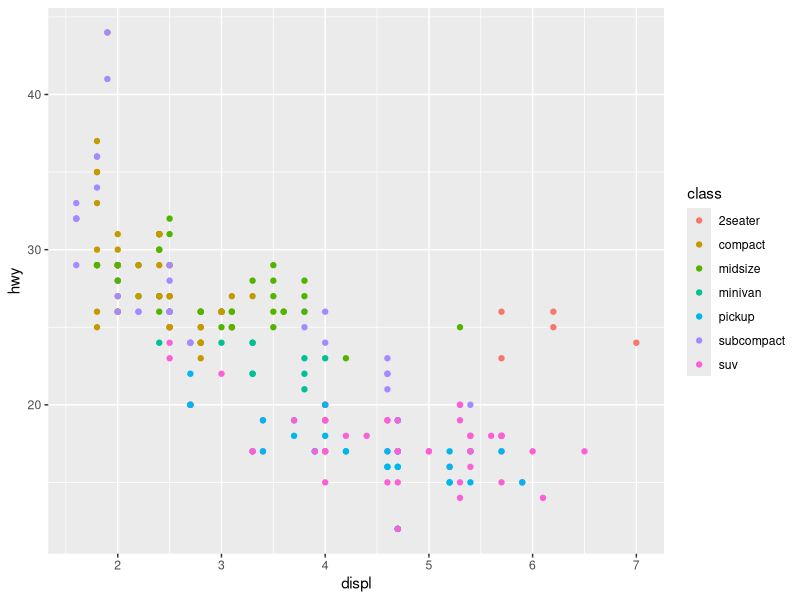
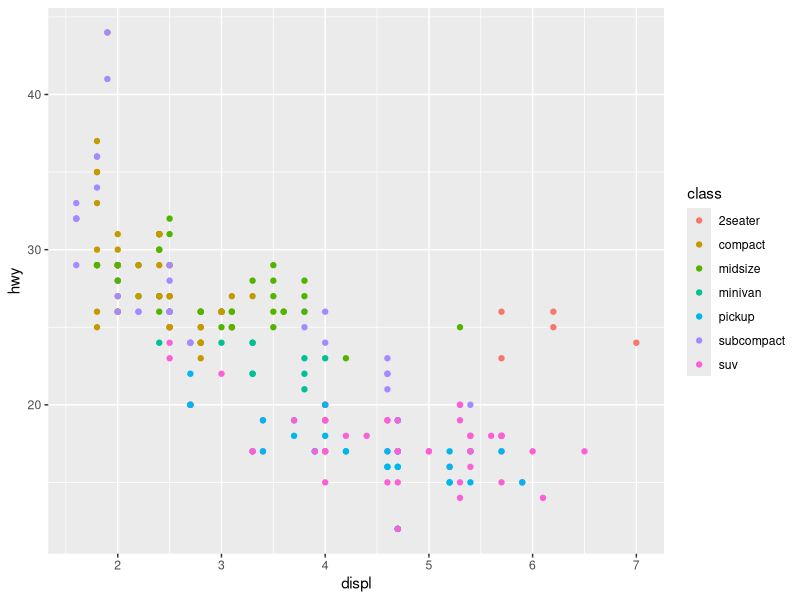
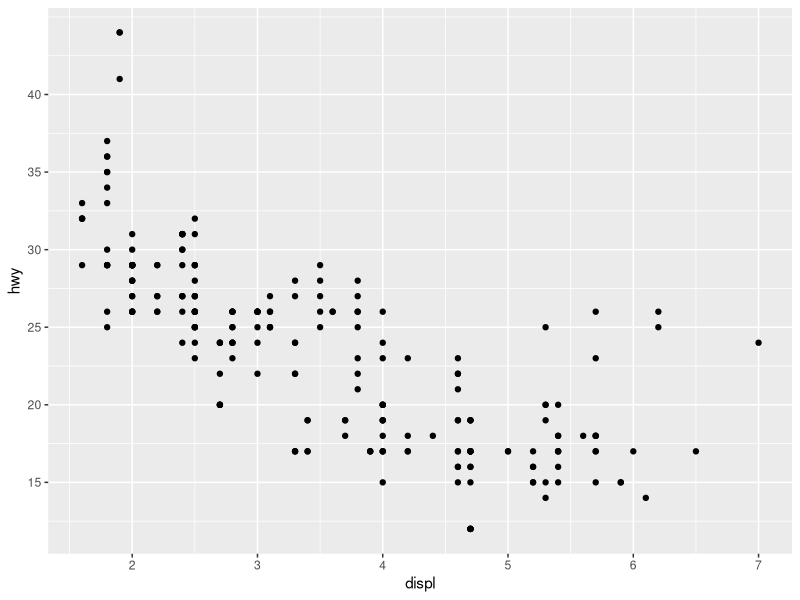
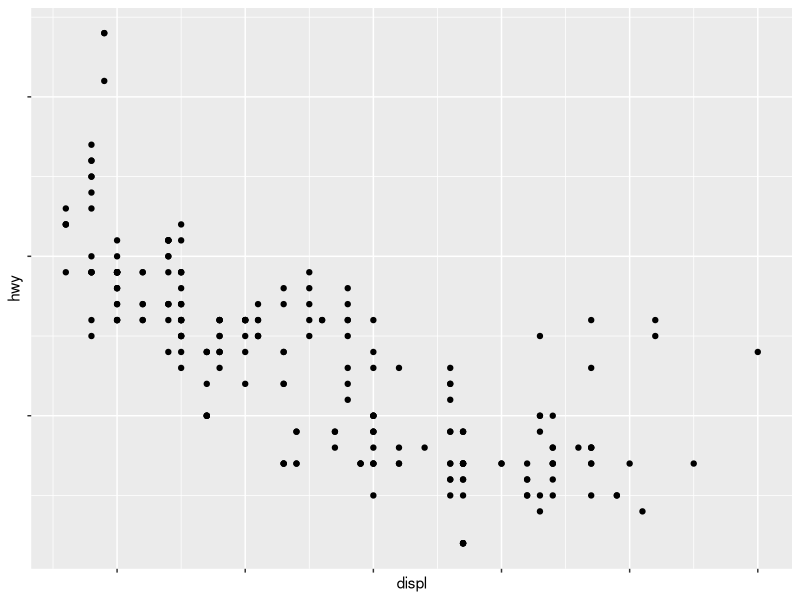
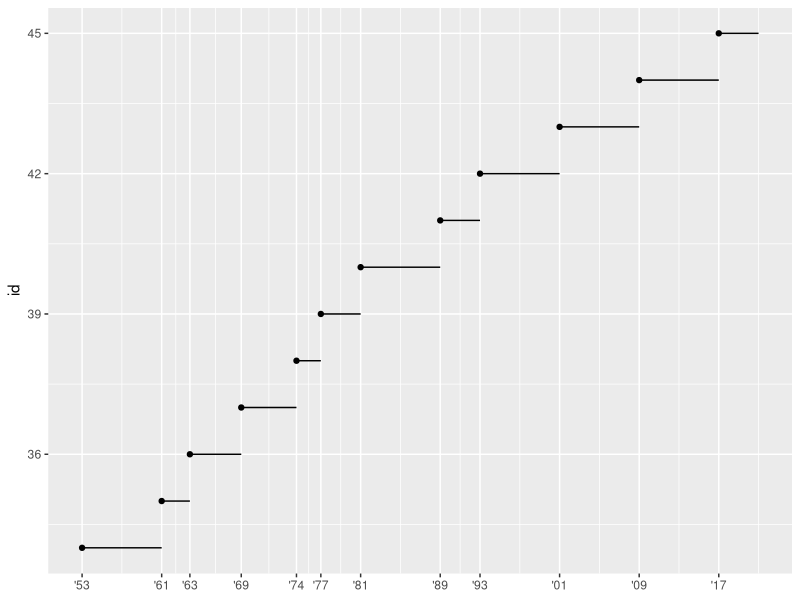
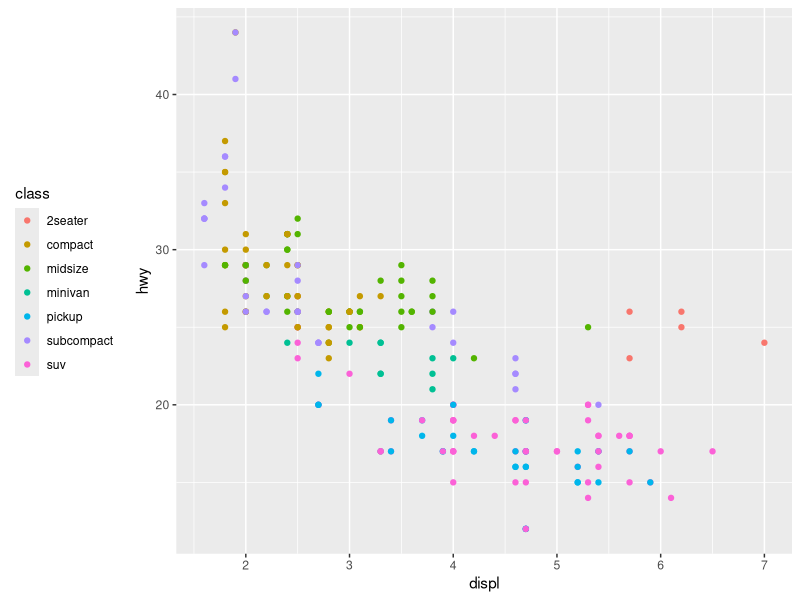
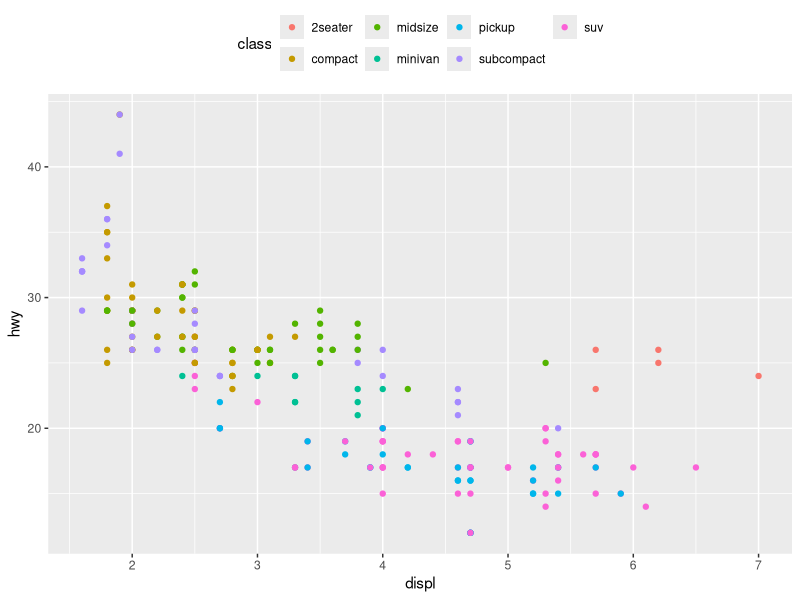
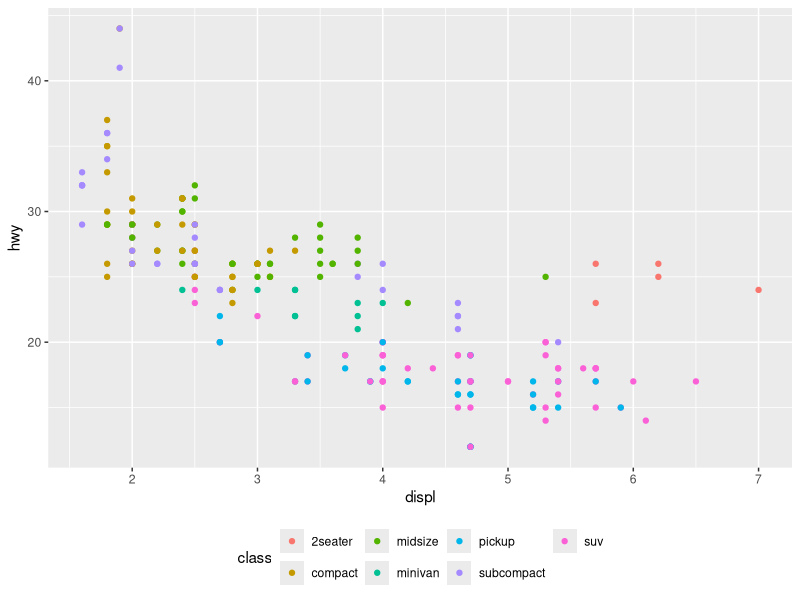

These charts were generated, in order, by the following R code:
library(tidyverse)

# You can also improve a plot by adding scales
# Note: if you don't specify them, ggplot automatically adds scales for you

# E.g. if you put:
ggplot(mpg, aes(displ, hwy)) +
  geom_point(aes(colour = class))

# ggplot adds these behind the scenes:
ggplot(mpg, aes(displ, hwy)) +
  geom_point(aes(colour = class)) +
  scale_x_continuous() +
  scale_y_continuous() +
  scale_colour_discrete()
# The naming involves scale_ then the name of the aesthetic then _ then the name of the scale

# You might want to override them to change things like axes breaks
# Or to replace the scale all together!


# breaks and labels are the main arguments that affect the ticks on the axis and keys in the legend
# breaks control the position of the ticks, or value associated with the keys
# labels control the text associated with each tick/key
ggplot(mpg, aes(displ, hwy)) +
  geom_point() +
  scale_y_continuous(breaks = seq(15, 40, by = 5))

# labels can also be a character vector (same length as ticks) or can be NULL to remove them
ggplot(mpg, aes(displ, hwy)) +
  geom_point() +
  scale_x_continuous(labels = NULL) +
  scale_y_continuous(labels = NULL)

# breaks and labels can also control legends
# Axes and legends are collectively called guides. Axes are for x and y aesthetics, legends for everything else

# Another use is when you have few data points and what to specify exactly when each one occurred
presidential %>%
  mutate(id = 33 + row_number()) %>%
  ggplot(aes(start, id)) +
  geom_point() +
  geom_segment(aes(xend = end, yend = id)) +
  scale_x_date(NULL, breaks = presidential$start, date_labels = "'%y")
# Dates use a slightly different format
# date_labels takes a format specification, in the same form as parse_datetime()
# date_breaks takes a string like "2 days" or "1 month"


# You can also use them on the legends
# To control the overall legend position, you need a theme
base <- ggplot(mpg, aes(displ, hwy)) +
  geom_point(aes(colour = class))

base + theme(legend.position = "left")
base + theme(legend.position = "top")
base + theme(legend.position = "bottom")
base + theme(legend.position = "right") # the default
# legend.position = "none" also suppresses the legend

# guides() with guide_legend() or guide_colourbar() controls individual legends
ggplot(mpg, aes(displ, hwy)) +
  geom_point(aes(colour = class)) +
  geom_smooth(se = FALSE) +
  theme(legend.position = "bottom") +
  guides(colour = guide_legend(nrow = 1, override.aes = list(size = 4)))
# Here we changed the number of rows and the size of the points


# Sometimes you want to fully replace a scale
# The most common ones to replace are position and colour, but the others work in the same way
ggplot(diamonds, aes(carat, price)) +
  geom_bin2d()

ggplot(diamonds, aes(log10(carat), log10(price))) +
  geom_bin2d()
# Here we log-transformed the axes to show the relationship more clearly
# However now the labels are annoying

# So we can do it with the scale instead of inside the aesthetic
ggplot(diamonds, aes(carat, price)) +
  geom_bin2d() + 
  scale_x_log10() + 
  scale_y_log10()

# Colour is a popular thing to change
ggplot(mpg, aes(displ, hwy)) +
  geom_point(aes(color = drv))

ggplot(mpg, aes(displ, hwy)) +
  geom_point(aes(color = drv)) +
  scale_colour_brewer(palette = "Set1")
# This latter graph uses a colour set that is easier for people with colour blindness to distinguish

# When there aren't many colours, you can always add a shape to ensure your plot can still be read in black and white
ggplot(mpg, aes(displ, hwy)) +
  geom_point(aes(color = drv, shape = drv)) +
  scale_colour_brewer(palette = "Set1")

# ColorBrewer scales have been specifically designed and can be found here http://colorbrewer2.org/
# They have some scales that are particularly useful if you have ordered variables, or you have a "middle" variable
# This can happen when using cut() to turn a continuous into a dichotomous variable

# If you have a set mapping in mind, you can use scale_colour_manual()
# For example making presidents red or blue
presidential %>%
  mutate(id = 33 + row_number()) %>%
  ggplot(aes(start, id, colour = party)) +
  geom_point() +
  geom_segment(aes(xend = end, yend = id)) +
  scale_colour_manual(values = c(Republican = "red", Democratic = "blue"))

# For continuous variables, scale_colour_gradient() or scale_fill_gradient() can be useful
# scale_colour_gradient2() lets you give, say, positives and negatives a different colour

# The viridis package also contains a good set of colours designed to be readable
df <- tibble(
  x = rnorm(10000),
  y = rnorm(10000)
)
ggplot(df, aes(x, y)) +
  geom_hex() +
  coord_fixed()

ggplot(df, aes(x, y)) +
  geom_hex() +
  viridis::scale_fill_viridis() +
  coord_fixed()


#### Questions ####
# 1. Why doesn't the following code override the default scale?
ggplot(df, aes(x, y)) +
  geom_hex() +
  scale_colour_gradient(low = "white", high = "red") +
  coord_fixed()
# Because colours in geom_hex() are set by the fill aesthetic not the colour aesthetic

ggplot(df, aes(x, y)) +
  geom_hex() +
  scale_fill_gradient(low = "white", high = "red") +
  coord_fixed()


# 2. What is the first argument to every scale? How does it compare to labs()?
# The first argument to every scale is the label for the scale. It is equivalent to using the labs function.
ggplot(mpg, aes(displ, hwy)) +
  geom_point(aes(colour = class)) +
  geom_smooth(se = FALSE) +
  labs(
    x = "Engine displacement (L)",
    y = "Highway fuel economy (mpg)",
    colour = "Car type"
  )

# Is the same as:
ggplot(mpg, aes(displ, hwy)) +
  geom_point(aes(colour = class)) +
  geom_smooth(se = FALSE) +
  scale_x_continuous("Engine displacement (L)") +
  scale_y_continuous("Highway fuel economy (mpg)") +
  scale_colour_discrete("Car type")


# 3. Change the display of the presidential terms by:
# Combining the two variants shown above.
# Improving the display of the y axis.
# Labeling each term with the name of the president.
# Adding informative plot labels.
# Placing breaks every 4 years (this is trickier than it seems!).
fouryears <- lubridate::make_date(seq(year(min(presidential$start)),
                                      year(max(presidential$end)),
                                      by = 4
                                      ), 1, 1)

presidential %>%
  mutate(
    id = 33 + row_number(),
    name_id = fct_inorder(str_c(name, " (", id, ")"))
  ) %>%
  ggplot(aes(start, name_id, colour = party)) +
  geom_point() +
  geom_segment(aes(xend = end, yend = name_id)) +
  scale_colour_manual("Party", values = c(Republican = "red", Democratic = "blue")) +
  scale_y_discrete(NULL) +
  scale_x_date(NULL,
               breaks = presidential$start, date_labels = "'%y",
               minor_breaks = fouryears
  ) +
  ggtitle("Terms of US Presdients",
          subtitle = "Roosevelth (34th) to Obama (44th)"
  ) +
  theme(
    panel.grid.minor = element_blank(),
    axis.ticks.y = element_blank()
  )


# 4. Use override.aes to make the legend on the following plot easier to see.
ggplot(diamonds, aes(carat, price)) +
  geom_point(aes(colour = cut), alpha = 1/20) + 
  guides(colour = guide_legend(override.aes = list(alpha = 1)))
